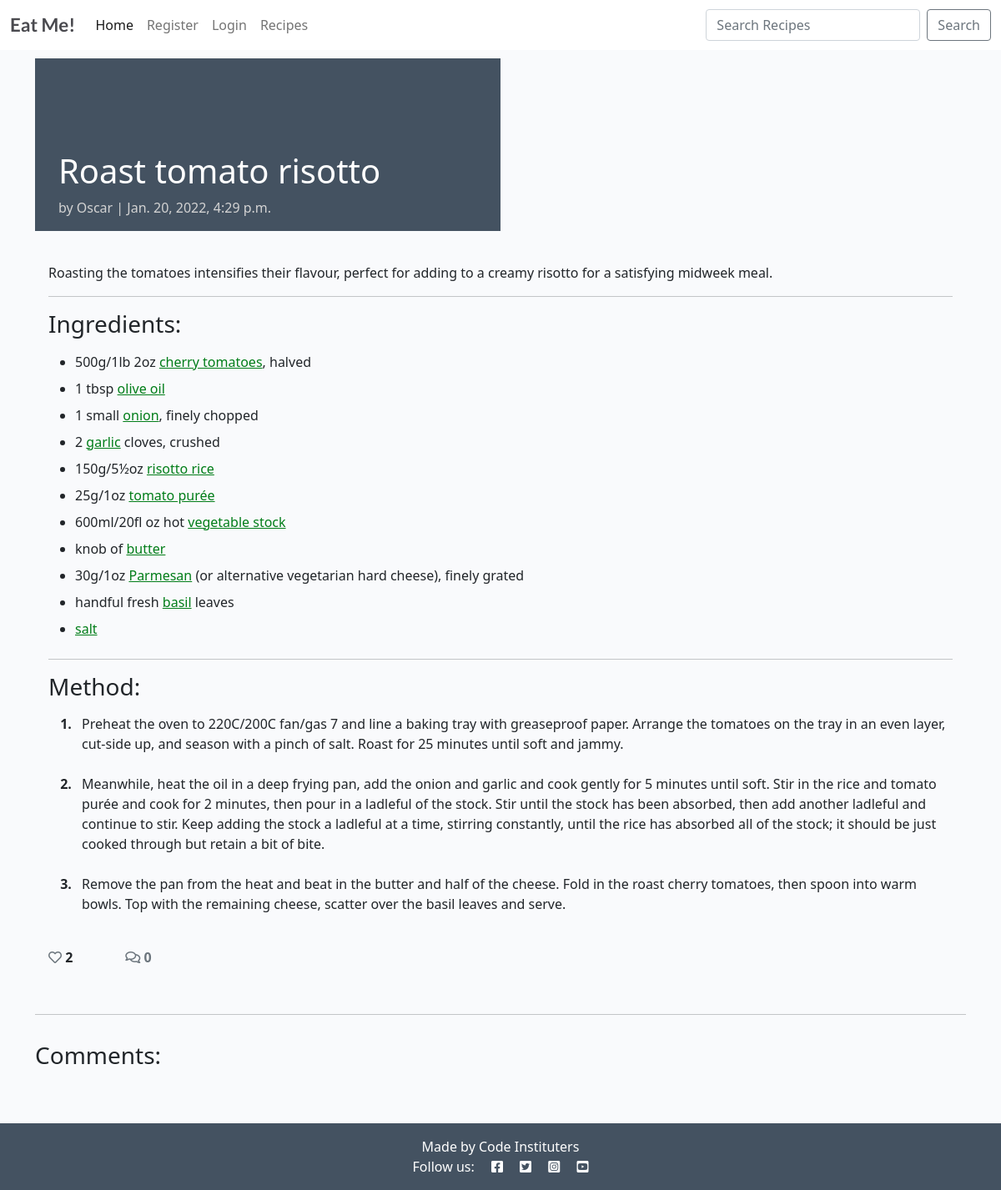
The app's page /roast-tomato-risotto/ with its own data.
### post/models.py (models this page shows, shortened)
class Post(models.Model):
    title = models.CharField(max_length=200, unique=True)
    slug = models.SlugField(max_length=200, unique=True)
    author = models.ForeignKey(
        User, on_delete=models.CASCADE, related_name="recipes", null=True
        )
    published_on = models.DateTimeField(auto_now=True)
    updated_on = models.DateTimeField(auto_now=True)
    description = models.TextField()
    ingredients = models.TextField()
    method = models.TextField()
    is_vegan = models.BooleanField(default=False)
    image = CloudinaryField('image', default='placeholder')
    likes = models.ManyToManyField(User, related_name='post_likes', blank=True)
    class Meta:
        ordering = ['-published_on']
    def number_of_likes(self):
        return self.likes.count()

### post/views.py (the view, shortened to what this page needs)
# urls.py: path('<slug:slug>/', views.PostDetail.as_view(), name="post_detail"),
class PostDetail(View):
    def get(self, request, slug, *args, **kwargs):
        queryset = Post.objects.all()
        post = get_object_or_404(queryset, slug=slug)
        comments = post.comments.filter(approved=True).order_by('created_on')
        liked = False
        if post.likes.filter(id=self.request.user.id).exists():
            liked = True
        return render(
            request,
            "post_detail.html",
            {
                "post": post,
                "comments": comments,
                "commented": False,
                "liked": liked,
                "comment_form": CommentForm()
            },
        )

### post/forms.py
class CommentForm(forms.ModelForm):
    class Meta:
        model = Comment
        fields = ('body',)

### templates/post_detail.html (shortened to what this page needs)
{% extends 'base.html' %} {% block content %}
{% load crispy_forms_tags %}
<div class="masthead" style="height:auto;">
    <div class="container">
        <div class="row g-0">
            <div class="col-md-6 masthead-text">
                <h1 class="post-title"> {{ post.title }}</h1>
                <p class="post-subtitle">by {{ post.author }} | {{ post.published_on }}</p>
            </div>
            <div class="d-md-block col-md-6 ">
            </div>
        </div>
    </div>
</div>
<div class="container">
    <div class="row">
        <div class="col card mb-4  mt-3 left  top">
            <div class="card-body">
                <p>{{ post.description|striptags }}</p>
                <hr/>
                <h3>Ingredients:</h3>
                <p class="card-text ">{{ post.ingredients | safe }}</p>
                <hr/>
                <h3>Method:</h3>
                <p class="card-text ">{{ post.method | safe }}</p>
                <div class="row">
                    <div class="col-1">
                        <strong>
                            {% if user.is_authenticated %}
                            <form class="d-inline" action="{% url 'post_like' post.slug %}" method="POST">
                                {% csrf_token %}
                                {% if liked %}
                            <button type="submit" name="blogpost_id" value="{{ post.slug }}" class="btn-like">
                                <i class="fas fa-heart"></i>
                            </button>
                            {% else %}
                            <button type="submit" name="blogpost_id" value="{{ post.slug }}" class="btn-like">
                            <i class="far fa-heart"></i></button>
                                {% endif %}
                            </form>
                            {% else %}
                            <span class="text-secondary"><i class="far fa-heart"></i></span>
                            {% endif %}
                            {{ post.number_of_likes }}
                        </strong>
                    </div>
                    <div class="col-1">
                        {% with comments.count as total_comments %}
                        <strong class="text-secondary"><i class="far fa-comments"></i>
                            {{ total_comments }}
                        </strong>
                        {% endwith %}
                    </div>
                </div>
            </div>
        </div>
    </div>
    <div class="row">
        <div class="col">
            <hr>
        </div>
    </div>
    <div class="row">
        <div class="col card mb-4  mt-3 ">
            <h3>Comments:</h3>
            <div class="card-body">
            </div>
        </div>
        <div class="col-md-8 card mb-4  mt-3 ">
            <div class="card-body">
            </div>
        </div>
    </div>
</div>
{% endblock content %}

### static/css/style.css (style rules this page uses)
body { background-color: #F9FAFC; }
.main-bg { background-color: #F9FAFC; }
.card { border: none; background-color: transparent; }
.masthead { margin-top: 10px; overflow: hidden; position: relative; display: inline-block; height: 33vh; width: 100%; }
.masthead-text { background-color: #445261; color: white; position: relative; }
.post-title { margin-top: 20%; margin-left: 5%; }
.post-subtitle { margin-left: 5%; color: lightgray; }

### records on screen
Post: title "Roast tomato risotto", author "Oscar", published_on "Jan. 20, 2022, 4:29 p.m.", description "Roasting the tomatoes intensifies their flavour, perfect for adding to a creamy risotto for a satisfying midweek meal.", ingredients "500g/1lb 2oz cherry tomatoes , halved 1 tbsp olive oil 1 small onion , finely chopped 2 garlic cloves, crushed 150g/5½oz risotto rice 25g/1oz tomato purée 600ml/20fl oz hot vegetable stock knob of butter 30g/1oz Parmesan (or alternative vegetarian hard cheese), finely grated handful fresh basil leaves salt", method "Preheat the oven to 220C/200C fan/gas 7 and line a baking tray with greaseproof paper. Arrange the tomatoes on the tray in an even layer, cut-side up, and season with a pinch of salt. Roast for 25 minutes until soft and jammy. Meanwhile, heat the oil in a deep frying pan, add the onion and garlic and cook gently for 5 minutes until soft. Stir in the rice and tomato purée and cook for 2 minutes, then pour in a ladleful of the stock. Stir until the stock has been absorbed, then add another ladleful and continue to stir. Keep adding the stock a ladleful at a time, stirring constantly, until the rice has absorbed all of the stock; it should be just cooked through but retain a bit of bite.…", number_of_likes "2"

### other values on screen
{{ total_comments }} "0"
